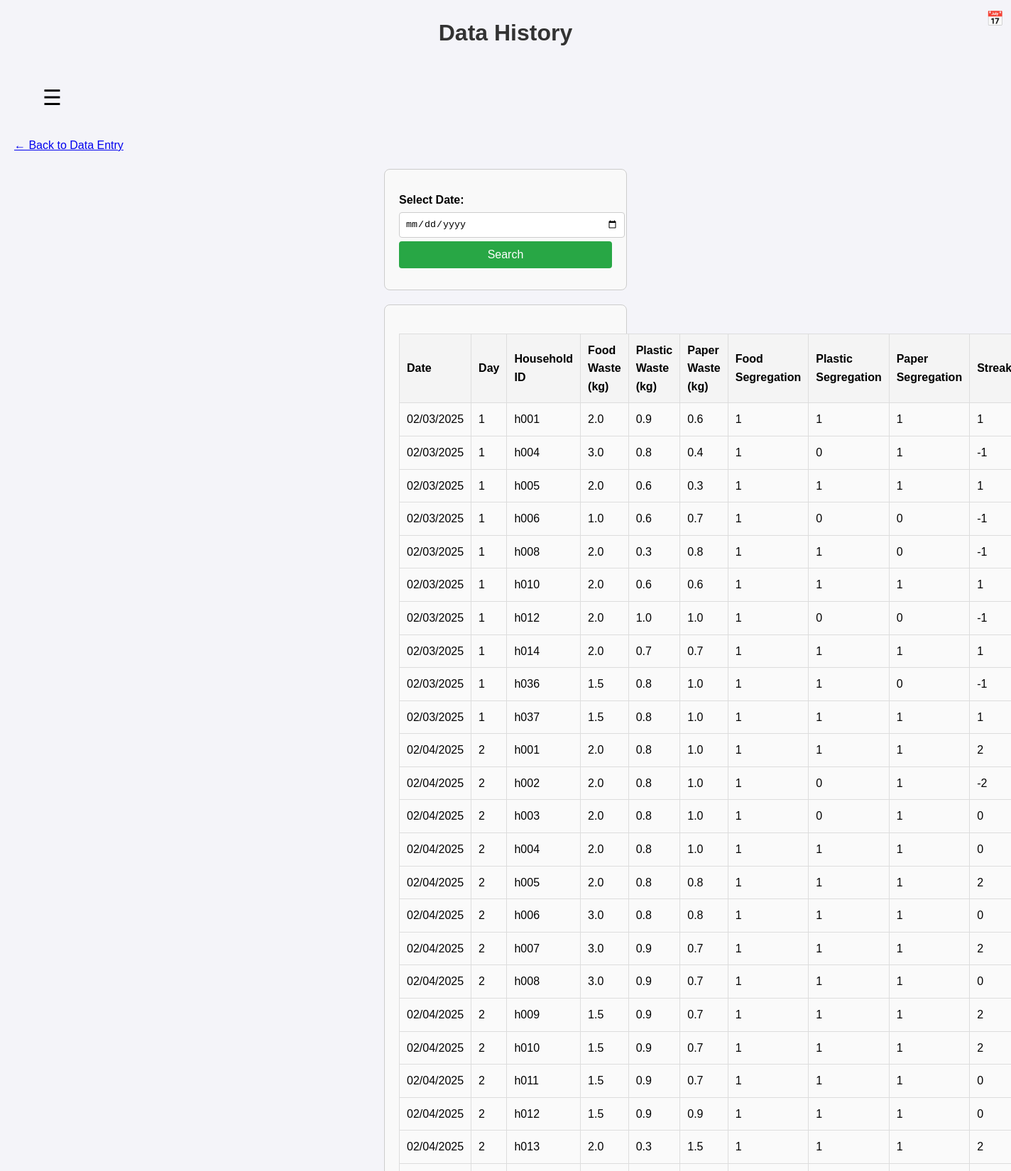
/history (signed in, upper part), run on the app's committed database.
### tables this page shows
CREATE TABLE collector_data (
                    day INTEGER,
                    household_id TEXT,
                    food_waste REAL,
                    plastic_waste REAL,
                    paper_waste REAL,
                    food_segregation INTEGER,
                    plastic_segregation INTEGER,
                    paper_segregation INTEGER,
                    streak INTEGER
                 , collector_id TEXT, colony TEXT, entry_date DATE);

### collector_app/app.py (the view)
@app.route('/history', methods=['GET'])
def history():
    if 'user_id' not in session:
        return redirect(url_for('login'))  # Redirect to login if not logged in
    search_date = request.args.get('search_date')
    collector_id = session['user_id']  # Now it's safe to access
    conn = sqlite3.connect('database.db')
    cursor = conn.cursor()
    if search_date:
        cursor.execute("""
            SELECT cd.entry_date, cd.day, cd.household_id, cd.food_waste, cd.plastic_waste, cd.paper_waste,
                   cd.food_segregation, cd.plastic_segregation, cd.paper_segregation,
                   cd.streak, u.name AS collector_name
            FROM collector_data cd
            JOIN users u ON cd.collector_id = u.user_id
            WHERE cd.collector_id = ? AND cd.entry_date = ?
        """, (collector_id, search_date))
    else:
        cursor.execute("""
            SELECT cd.entry_date, cd.day, cd.household_id, cd.food_waste, cd.plastic_waste, cd.paper_waste,
                   cd.food_segregation, cd.plastic_segregation, cd.paper_segregation,
                   cd.streak, u.name AS collector_name
            FROM collector_data cd
            JOIN users u ON cd.collector_id = u.user_id
            WHERE cd.collector_id = ?
        """, (collector_id,))
    history_data = cursor.fetchall()
    conn.close()
    for i, row in enumerate(history_data):
        entry_date = row[0]
        if entry_date:
            formatted_date = f"{entry_date[5:7]}/{entry_date[8:10]}/{entry_date[:4]}"  # mm/dd/yyyy
            history_data[i] = row[:0] + (formatted_date,) + row[1:]
        else:
            history_data[i] = row[:0] + ("N/A",) + row[1:]
    return render_template('history.html', history_data=history_data)

### collector_app/templates/history.html (shortened to what this page needs)
<!DOCTYPE html>
<html lang="en">
<head>
    <link rel="stylesheet" href="{{ url_for('static', filename='css/style.css') }}">
</head>
<body>
    <h1>Data History</h1>
    <div class="menu-button" onclick="toggleMenu()">&#9776;</div>
    <a href="{{ url_for('data_entry') }}">&larr; Back to Data Entry</a>
    <form method="GET">
        <label for="search_date">Select Date:</label>
        <input type="date" id="search_date" name="search_date" required>
        <span class="calendar-icon" onclick="document.getElementById('search_date').click()">📅</span>
        <button type="submit">Search</button>
    </form>
    <form method="POST">
        <table>
            <thead>
                <tr>
                    <th>Date</th>
                    <th>Day</th>
                    <th>Household ID</th>
                    <th>Food Waste (kg)</th>
                    <th>Plastic Waste (kg)</th>
                    <th>Paper Waste (kg)</th>
                    <th>Food Segregation</th>
                    <th>Plastic Segregation</th>
                    <th>Paper Segregation</th>
                    <th>Streak</th>
                </tr>
            </thead>
            <tbody>
                {% if history_data %}
                    {% for row in history_data %}
                        <tr>
                            <td>{{ row[0][:10]|replace('-', '/') }}</td>
                            <td>{{ row[1] }}</td>
                            <td>{{ row[2] }}</td>
                            <td>{{ row[3] }}</td>
                            <td>{{ row[4] }}</td>
                            <td>{{ row[5] }}</td>
                            <td>{{ row[6] }}</td>
                            <td>{{ row[7] }}</td>
                            <td>{{ row[8] }}</td>
                            <td>{{ row[9] }}</td>
                        </tr>
                    {% endfor %}
                {% else %}
                    <tr>
                        <td colspan="11">No data available</td>
                    </tr>
                {% endif %}
            </tbody>
        </table>
    </body>
    </html>

### collector_app/static/style.css (style rules this page uses)
body { font-family: Arial, sans-serif; background-color: #f4f4f9; margin: 0; padding: 0; }
h1 { text-align: center; }
div { margin: 20px; padding: 20px; }
form { display: flex; flex-direction: column; width: 300px; margin: 0 auto; }
input[type="text"], input[type="number"], button { padding: 10px; margin-bottom: 10px; font-size: 1em; width: 100%; }
button { background-color: #4CAF50; color: white; border: none; cursor: pointer; }

### collector_app/templates/history.html (style rules this page uses)
body { font-family: Arial, sans-serif; margin: 20px; line-height: 1.6; }
h1 { color: #333; }
form { margin-top: 20px; padding: 20px; border: 1px solid #ccc; border-radius: 8px; max-width: 500px; background-color: #f9f9f9; }
label { font-weight: bold; display: block; margin-top: 10px; }
input[type="date"], input[type="text"] { width: 100%; padding: 8px; margin: 5px 0; border: 1px solid #ccc; border-radius: 4px; }
.calendar-icon { cursor: pointer; font-size: 20px; position: absolute; right: 10px; top: 10px; }
button { background-color: #28a745; color: white; border: none; padding: 10px 15px; cursor: pointer; border-radius: 4px; font-size: 16px; }
.menu-button { font-size: 30px; cursor: pointer; margin-bottom: 10px; }
table { width: 100%; border-collapse: collapse; margin-top: 20px; }
table, th, td { border: 1px solid #ddd; }
th, td { padding: 10px; text-align: left; }
th { background-color: #f4f4f4; }
td { background-color: #fafafa; }

### data on the page
collector_data: entry_date "02/03/2025", day "1", household "h001", food_waste "2.0", plastic_waste "0.9", paper_waste "0.6", food_segregation "1", plastic_segregation "1", paper_segregation "1", streak "1"
collector_data: entry_date "02/03/2025", day "1", household "h004", food_waste "3.0", plastic_waste "0.8", paper_waste "0.4", food_segregation "1", plastic_segregation "0", paper_segregation "1", streak "-1"
collector_data: entry_date "02/03/2025", day "1", household "h005", food_waste "2.0", plastic_waste "0.6", paper_waste "0.3", food_segregation "1", plastic_segregation "1", paper_segregation "1", streak "1"
collector_data: entry_date "02/03/2025", day "1", household "h006", food_waste "1.0", plastic_waste "0.6", paper_waste "0.7", food_segregation "1", plastic_segregation "0", paper_segregation "0", streak "-1"
collector_data: entry_date "02/03/2025", day "1", household "h008", food_waste "2.0", plastic_waste "0.3", paper_waste "0.8", food_segregation "1", plastic_segregation "1", paper_segregation "0", streak "-1"
collector_data: entry_date "02/03/2025", day "1", household "h010", food_waste "2.0", plastic_waste "0.6", paper_waste "0.6", food_segregation "1", plastic_segregation "1", paper_segregation "1", streak "1"
collector_data: entry_date "02/03/2025", day "1", household "h012", food_waste "2.0", plastic_waste "1.0", paper_waste "1.0", food_segregation "1", plastic_segregation "0", paper_segregation "0", streak "-1"
collector_data: entry_date "02/03/2025", day "1", household "h014", food_waste "2.0", plastic_waste "0.7", paper_waste "0.7", food_segregation "1", plastic_segregation "1", paper_segregation "1", streak "1"
collector_data: entry_date "02/03/2025", day "1", household "h036", food_waste "1.5", plastic_waste "0.8", paper_waste "1.0", food_segregation "1", plastic_segregation "1", paper_segregation "0", streak "-1"
collector_data: entry_date "02/03/2025", day "1", household "h037", food_waste "1.5", plastic_waste "0.8", paper_waste "1.0", food_segregation "1", plastic_segregation "1", paper_segregation "1", streak "1"
collector_data: entry_date "02/04/2025", day "2", household "h001", food_waste "2.0", plastic_waste "0.8", paper_waste "1.0", food_segregation "1", plastic_segregation "1", paper_segregation "1", streak "2"
collector_data: entry_date "02/04/2025", day "2", household "h002", food_waste "2.0", plastic_waste "0.8", paper_waste "1.0", food_segregation "1", plastic_segregation "0", paper_segregation "1", streak "-2"
collector_data: entry_date "02/04/2025", day "2", household "h003", food_waste "2.0", plastic_waste "0.8", paper_waste "1.0", food_segregation "1", plastic_segregation "0", paper_segregation "1", streak "0"
collector_data: entry_date "02/04/2025", day "2", household "h004", food_waste "2.0", plastic_waste "0.8", paper_waste "1.0", food_segregation "1", plastic_segregation "1", paper_segregation "1", streak "0"
collector_data: entry_date "02/04/2025", day "2", household "h005", food_waste "2.0", plastic_waste "0.8", paper_waste "0.8", food_segregation "1", plastic_segregation "1", paper_segregation "1", streak "2"
collector_data: entry_date "02/04/2025", day "2", household "h006", food_waste "3.0", plastic_waste "0.8", paper_waste "0.8", food_segregation "1", plastic_segregation "1", paper_segregation "1", streak "0"
collector_data: entry_date "02/04/2025", day "2", household "h007", food_waste "3.0", plastic_waste "0.9", paper_waste "0.7", food_segregation "1", plastic_segregation "1", paper_segregation "1", streak "2"
collector_data: entry_date "02/04/2025", day "2", household "h008", food_waste "3.0", plastic_waste "0.9", paper_waste "0.7", food_segregation "1", plastic_segregation "1", paper_segregation "1", streak "0"
collector_data: entry_date "02/04/2025", day "2", household "h009", food_waste "1.5", plastic_waste "0.9", paper_waste "0.7", food_segregation "1", plastic_segregation "1", paper_segregation "1", streak "2"
collector_data: entry_date "02/04/2025", day "2", household "h010", food_waste "1.5", plastic_waste "0.9", paper_waste "0.7", food_segregation "1", plastic_segregation "1", paper_segregation "1", streak "2"
collector_data: entry_date "02/04/2025", day "2", household "h011", food_waste "1.5", plastic_waste "0.9", paper_waste "0.7", food_segregation "1", plastic_segregation "1", paper_segregation "1", streak "0"
collector_data: entry_date "02/04/2025", day "2", household "h012", food_waste "1.5", plastic_waste "0.9", paper_waste "0.9", food_segregation "1", plastic_segregation "1", paper_segregation "1", streak "0"
collector_data: entry_date "02/04/2025", day "2", household "h013", food_waste "2.0", plastic_waste "0.3", paper_waste "1.5", food_segregation "1", plastic_segregation "1", paper_segregation "1", streak "2"
